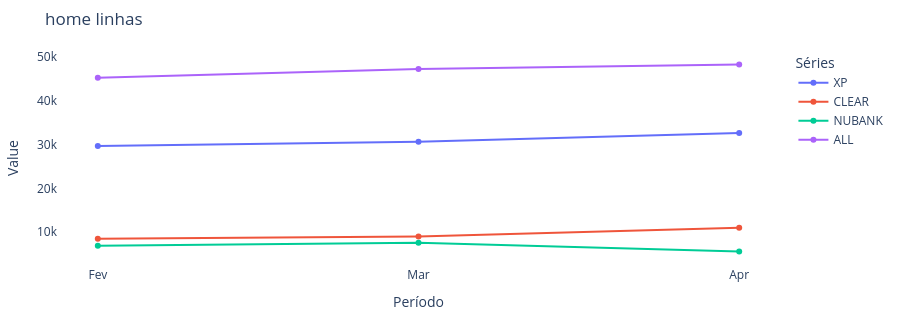

The cell this chart's notebook holds for it:
### Code cell
home_linha_path = "../data/gold/202603/202603_gold_home_linha_snapshot.csv"

df_home_linha = pd.read_csv(home_linha_path, sep=',')

build_line_chart(df_home_linha, 'home linhas', 'mes', 'valor_total', 'instituicao_fin')

### Figure 1 — Plotly figure (JSON) as saved in the notebook; plotly's stock layout.template omitted (floating-point values rounded to 4 significant figures)
{"data": [{"mode": "lines+markers", "name": "XP", "type": "scatter", "x": ["Fev", "Mar", "Apr"], "y": [29650.0, 30650.0, 32650.0]}, {"mode": "lines+markers", "name": "CLEAR", "type": "scatter", "x": ["Fev", "Mar", "Apr"], "y": [8508.0, 9008.0, 11010.0]}, {"mode": "lines+markers", "name": "NUBANK", "type": "scatter", "x": ["Fev", "Mar", "Apr"], "y": [6890.0, 7600.0, 5600.0]}, {"mode": "lines+markers", "name": "ALL", "type": "scatter", "x": ["Fev", "Mar", "Apr"], "y": [45260.0, 47260.0, 48260.0]}], "layout": {"height": 320, "legend": {"title": {"text": "Séries"}}, "margin": {"b": 20, "l": 20, "r": 20, "t": 50}, "paper_bgcolor": "rgba(0,0,0,0)", "plot_bgcolor": "rgba(0,0,0,0)", "title": {"text": "home linhas"}, "xaxis": {"title": {"text": "Período"}}, "yaxis": {"title": {"text": "Value"}}}}
